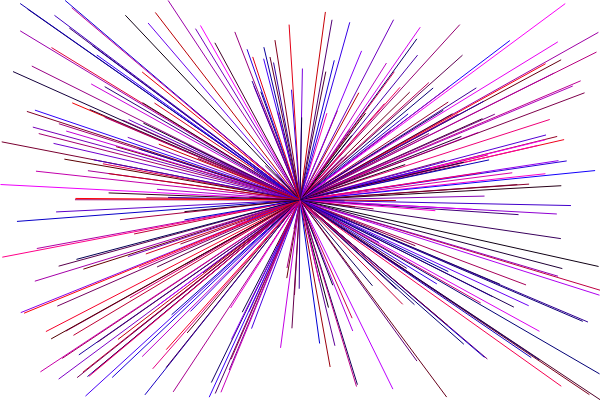
Frame 1 (no input)
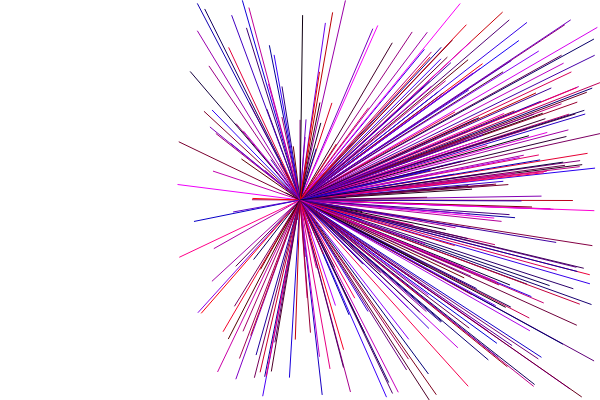
Frame 60 (no input)
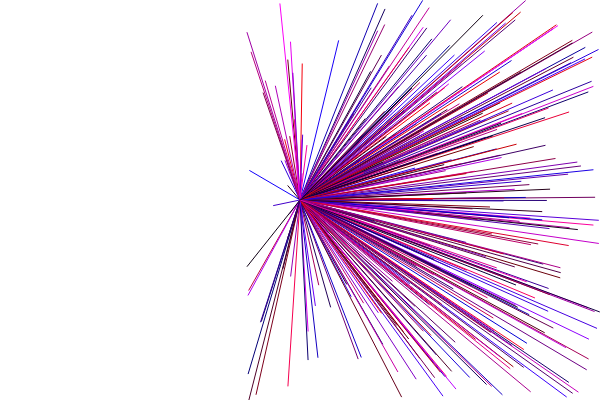
Frame 120 (the mouse pressed at the canvas centre since frame 60)

The p5.js sketch that drew these frames (run headless with seeded random() and noise() and a simulated clock; from frame 60 on, the mouse is pressed at the canvas centre):

// p5.js sketch
// ── sketch.js
var straightLine = [];

function setup() {
  createCanvas(600, 400);
  for (var i = 0; i < 300; i++) {
    straightLine[i] = new StraightLine();
  }
}

function draw() {
  background(255);
  for (var i = 0; i < straightLine.length; i++) {
    straightLine[i].drawLine();
    straightLine[i].move();
  }
}

function StraightLine() {
  this.x = random(600);
  this.y = random(400);
  this.r = random(255);
  this.g = 0;
  this.b = random(255);
  this.moveX = 3;
  this.drawLine = function() {
    stroke(this.r, this.g, this.b);
    line(this.x, this.y, 300, 200);
  }
  this.move = function() {
    this.x += this.moveX;
    if (this.x > width || this.x < 0) {
      print(this.moveX);
      this.moveX *= -1;
    }
  }
}
